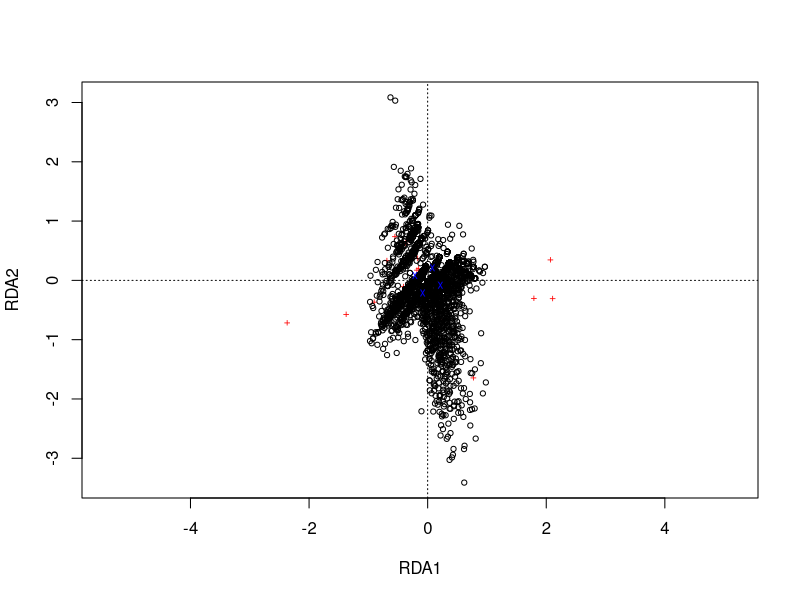
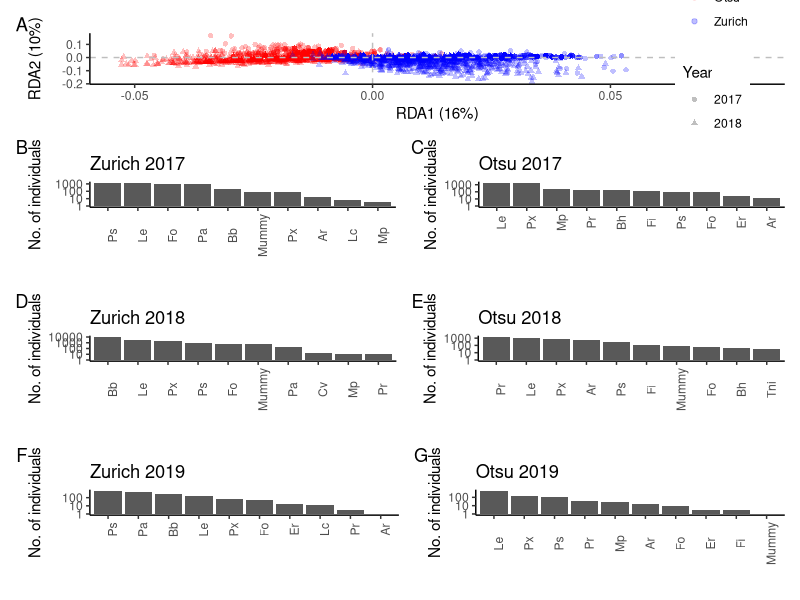
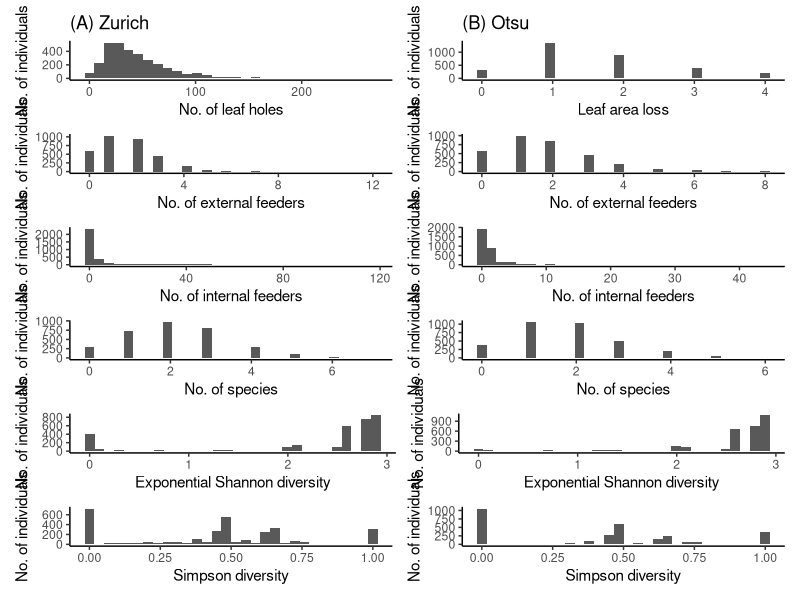

Source code (R) for these figures, in order:
#####################################
# Ordination analysis and bar plots #
#####################################

setwd("./insectData")

# load library
library(vegan)
library(ggplot2)
library(patchwork)

# load data on 2017 and 2018
d = read.csv("SurveyCombined4GWAS_max.csv")
d2017 = subset(d, Year=="2017")
com2017 = d2017[,c("Pr","Mp","Bb","Le","Mummy","Ps","Pa","Pp","Lc","Px","Ar","Tni","Syrphinae_l","Cv","Fi","Fo","Bh","Er")]

d2018 = subset(d, Year=="2018")
com2018 = d2018[,c("Pr","Mp","Bb","Le","Mummy","Ps","Pa","Pp","Lc","Px","Ar","Tni","Syrphinae_l","Cv","Fi","Fo","Bh","Er")]

com = rbind(com2017,com2018)
d_env = rbind(d2017[,1:6],d2018[,1:6])

res_rda = rda(log(com+1)~factor(d_env$Site)+factor(d_env$Year),scale=TRUE)
# res_rda = rda(log(com+1),scale=TRUE) # w/o constraint factors
varp = res_rda$CA$eig^2 / sum(res_rda$CA$eig^2) # contributions calc. from the eigen vector
anova(res_rda)
plot(res_rda)

df = data.frame(res_rda$CCA$wa,d_env)
df$Year = factor(df$Year)

pca_p = ggplot(data=df,aes(x=RDA1,y=RDA2,shape=Year,color=Site)) + geom_point(alpha=0.25) + 
  theme_classic() + geom_vline(xintercept=0,colour="grey",lty=2) + geom_hline(yintercept=0,colour="grey",lty=2) +
  xlab(paste0("RDA1 (",round(varp[1],2)*100,"%)")) + ylab(paste0("RDA2 (",round(varp[2],2)*100,"%)")) +
  scale_color_manual(values=c("red","blue"),labels=c("Otsu","Zurich")) + xlim(NA,0.08) + theme(legend.position=c(0.9,0.7))
  
# figure for supplementary materials
df = sort(apply(com2017[1601:3200,],2,sum), decreasing=TRUE)[1:10]
df = data.frame(names=names(df),no=df)
b1 = ggplot(data=df,aes(x=reorder(names,-no),y=no)) + geom_bar(stat="identity") + 
  theme_classic() + ylab("No. of individuals") + xlab("") + ggtitle("Zurich 2017") + 
  scale_y_log10() + theme(axis.text.x=element_text(angle=90))

df = sort(apply(com2017[1:1600,],2,sum), decreasing=TRUE)[1:10]
df = data.frame(names=names(df),no=df)
b2 = ggplot(data=df,aes(x=reorder(names,-no),y=no)) + geom_bar(stat="identity") + 
  theme_classic() + ylab("No. of individuals") + xlab("") + ggtitle("Otsu 2017") + 
  scale_y_log10() + theme(axis.text.x=element_text(angle=90))

df = sort(apply(com2018[1601:3200,],2,sum),decreasing=TRUE)[1:10]
df = data.frame(names=names(df),no=df)
b3 = ggplot(data=df,aes(x=reorder(names,-no),y=no)) + geom_bar(stat="identity") + 
  theme_classic() + ylab("No. of individuals") + xlab("") + ggtitle("Zurich 2018") + 
  scale_y_log10() + theme(axis.text.x=element_text(angle=90))

df = sort(apply(com2018[1:1600,],2,sum),decreasing=TRUE)[1:10]
df = data.frame(names=names(df),no=df)
b4 = ggplot(data=df,aes(x=reorder(names,-no),y=no)) + geom_bar(stat="identity") + 
  theme_classic() + ylab("No. of individuals") + xlab("") + ggtitle("Otsu 2018") + 
  scale_y_log10() + theme(axis.text.x=element_text(angle=90))

# load data on 2019
d2019 = read.csv("Survey20194GWAS_max.csv")

dz2019 = subset(d2019, Site=="ZH")
df = sort(apply(dz2019[,c("Pr","Mp","Bb","Le","Mummy","Ps","Pa","Pp","Lc","Px","Ar","Tni","Syrphinae_l","Cv","Fi","Fo","Bh","Er")],2,sum),decreasing = T)[1:10]
df = data.frame(names=names(df),no=df)
b5 = ggplot(data=df,aes(x=reorder(names,-no),y=no)) + geom_bar(stat="identity") + 
  theme_classic() + ylab("No. of individuals") + xlab("") + ggtitle("Zurich 2019") + 
  scale_y_log10() + theme(axis.text.x=element_text(angle=90))

dj2019 = subset(d2019, Site=="JP")
df = sort(apply(dj2019[,c("Pr","Mp","Bb","Le","Mummy","Ps","Pa","Pp","Lc","Px","Ar","Tni","Syrphinae_l","Cv","Fi","Fo","Bh","Er")],2,sum),decreasing = T)[1:10]
df = data.frame(names=names(df),no=df)
b6 = ggplot(data=df,aes(x=reorder(names,-no),y=no)) + geom_bar(stat="identity") + 
  theme_classic() + ylab("No. of individuals") + xlab("") + ggtitle("Otsu 2019") + 
  scale_y_log10() + theme(axis.text.x=element_text(angle=90))

p = (pca_p) / (b1+b2) / (b3+b4) / (b5+b6) + plot_annotation(tag_levels = "A") + plot_layout(heights=c(2,1,1,1))
ggsave(p,filename="InsectRDAandNo.pdf",width=8,height=10)

# trait values
h1 = ggplot(data=subset(d, Site=="ZH"),aes(x=Holes)) + geom_histogram() +
  theme_classic() + ggtitle("(A) Zurich") + xlab("No. of leaf holes") + ylab("No. of individuals")
h2 = ggplot(data=subset(d, Site=="ZH"),aes(x=chewer)) + geom_histogram() +
  theme_classic() + xlab("No. of external feeders") + ylab("No. of individuals")
h3 = ggplot(data=subset(d, Site=="ZH"),aes(x=sucker)) + geom_histogram() +
  theme_classic() + xlab("No. of internal feeders") + ylab("No. of individuals")
h4 = ggplot(data=subset(d, Site=="ZH"),aes(x=richness)) + geom_histogram() +
  theme_classic() + xlab("No. of species") + ylab("No. of individuals")
h5 = ggplot(data=subset(d, Site=="ZH"),aes(x=divHexp)) + geom_histogram() +
  theme_classic() + xlab("Exponential Shannon diversity") + ylab("No. of individuals")
h6 = ggplot(data=subset(d, Site=="ZH"),aes(x=divD)) + geom_histogram() +
  theme_classic() + xlab("Simpson diversity") + ylab("No. of individuals")

h7 = ggplot(data=subset(d, Site=="JP"),aes(x=Score)) + geom_histogram() +
  theme_classic() + ggtitle("(B) Otsu") + xlab("Leaf area loss") + ylab("No. of individuals")
h8 = ggplot(data=subset(d, Site=="JP"),aes(x=chewer)) + geom_histogram() +
  theme_classic() + xlab("No. of external feeders") + ylab("No. of individuals")
h9 = ggplot(data=subset(d, Site=="JP"),aes(x=sucker)) + geom_histogram() +
  theme_classic() + xlab("No. of internal feeders") + ylab("No. of individuals")
h10 = ggplot(data=subset(d, Site=="JP"),aes(x=richness)) + geom_histogram() +
  theme_classic() + xlab("No. of species") + ylab("No. of individuals")
h11 = ggplot(data=subset(d, Site=="JP"),aes(x=divHexp)) + geom_histogram() +
  theme_classic() + xlab("Exponential Shannon diversity") + ylab("No. of individuals")
h12 = ggplot(data=subset(d, Site=="JP"),aes(x=divD)) + geom_histogram() +
  theme_classic() + xlab("Simpson diversity") + ylab("No. of individuals")

h = (h1+h7) / (h2+h8) /(h3+h9) / (h4+h10) / (h5+h11) / (h6+h12)
ggsave(h, filename="TraitValues.pdf",width=6,height=10)

setwd("../")
